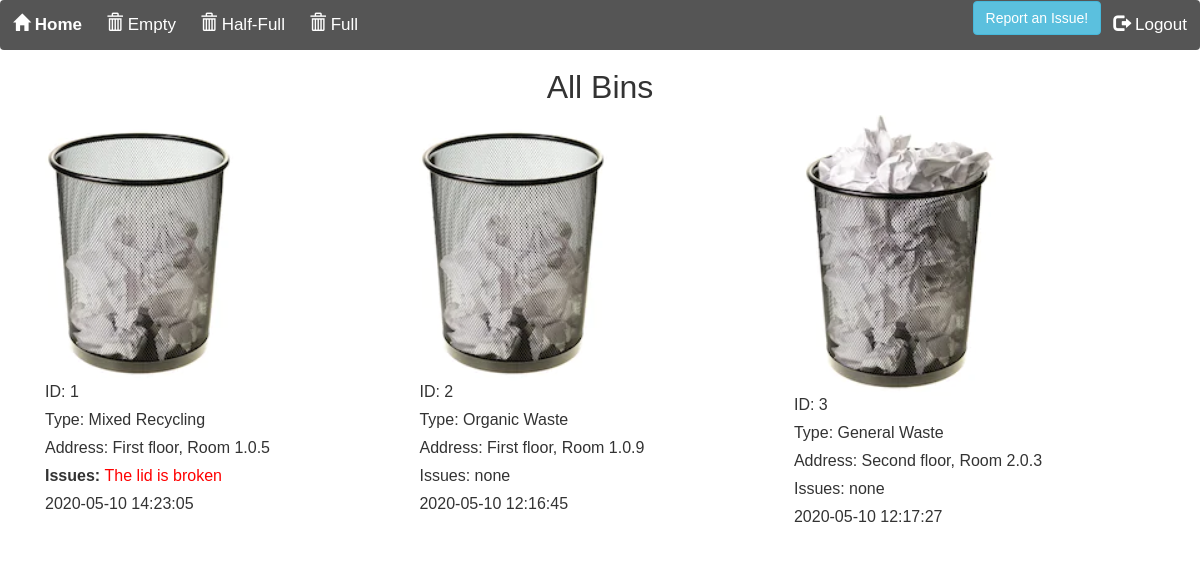
/users/monitoring.php (signed in), run on the app's committed database.
### tables this page shows
CREATE TABLE `realtime` (
  `id` int(6) UNSIGNED NOT NULL,
  `type` varchar(20) NOT NULL,
  `image` varchar(10) NOT NULL,
  `location` varchar(255) NOT NULL,
  `issue` varchar(255) NOT NULL,
  `date` timestamp NOT NULL DEFAULT CURRENT_TIMESTAMP ON UPDATE CURRENT_TIMESTAMP
);

### users/monitoring.php (the view, shortened to what this page needs)
<?php
if ($_SESSION)
{
	if (($_SESSION['youarelogged'])==TRUE)
	{
		echo'
<html lang="en" dir="ltr">
<head>
    <link rel="stylesheet" href="https://maxcdn.bootstrapcdn.com/bootstrap/3.3.6/css/bootstrap.min.css">
</head>
<body>
    <div class="navbar">
			<a class="active" href="/users/monitoring.php">
				<i class="fa fa-fw fa-home; glyphicon glyphicon-home"></i><b> Home</b>
			</a>
			<a href="/users/index_empty.php">
				<i class="fa fa-fw fa-search; glyphicon glyphicon-trash"></i> Empty</b>
			</a>
			<a href="/users/index_half.php">
				<i class="fa fa-fw fa-envelope; glyphicon glyphicon-trash"></i> Half-Full</b>
			</a>
			<a href="/users/index_full.php">
				<i class="fa fa-fw fa-user; glyphicon glyphicon-trash"></i> Full</b>
			</a>
			<div class="pull-right"><a href="/admin/user_registration/logout.php">
					<i class="fa fa-fw fa-user; glyphicon glyphicon-log-out"></i> Logout</b>
				</a>
			</div>
			  <div class="pull-right"><button type="button" class="btn btn-info" data-toggle="modal" data-target="#regModal">Report an Issue!</button></div>
    </div>
    <h1 align="center">
         <font size="6">All Bins</font>
      </h1>';
$servername = "localhost";
$username = "root";
$password = "";
$dbname = "bin";
    $conn = new mysqli($servername, $username, $password, $dbname);
	$sql = "SELECT * FROM realtime ORDER BY id";
    $result = $conn->query($sql);
	echo '<div class="column"><div class="row">';
	echo '<table border="0" width="100%" cellspacing="0" cellpadding="0">';
    if ($result->num_rows > 0) {
        while($row = $result->fetch_assoc()) {
			$id=$row["id"];
			$type=$row["type"];
			$img=$row["image"];
			$location=$row["location"];
			$issue=$row["issue"];
			$date_variable=$row["date"];
			echo '<td><img src="/images/'.$img.'.png">';
			echo '<p align="left">ID: '. $id .'</p>';
			echo '<p align="left">Type: '. $type .'</p>';
			echo '<p align="left">Address: '. $location .'</p>';
			if ($issue)
					echo '<p align="left"><b>Issues: </b><a style="color:red">'. $issue .'</a></p>';
				else
					echo '<p align="left">Issues: none</p>';
			echo '<p align="left">'. $date_variable .'</p></td>';
        }
    }
	else {
        echo "0 results";
		}
    echo "</div></table>";
	}
	else
	{
		echo ('<h1>You\'re not logged as a standard user!</h1>');
		echo '<meta http-equiv="refresh" content="2; URL=/admin/user_registration/logout.php"/>';
	}
}
else
{
	echo ('<h1>You\'re not logged as a standard user!</h1>');
	echo '<meta http-equiv="refresh" content="2; URL=/admin/user_registration/logout.php"/>';
}
?>
</body>
</html>
<html>
	<head>
	</head>
	<body onload="JavaScript:timedRefresh(100000);"></body>
</html>

### users/monitoring.php (style rules this page uses)
body { font-family: Arial, Helvetica, sans-serif; }
.navbar { width: 100%; text-align: center; background-color: #555; overflow: auto; }
.navbar a { float: left; padding: 12px; color: white; text-decoration: none; font-size: 17px; }
.row { display: flex; flex-wrap: wrap; padding: 0 4px; padding-left: 30px; }
.column { flex: 50%; padding: 0 4px; padding-left: 30px; }

### data on the page
realtime: image (picture), id "1", type "Mixed Recycling", location "First floor, Room 1.0.5", issue "The lid is broken", date "2020-05-10 14:23:05"
realtime: image (picture), id "2", type "Organic Waste", location "First floor, Room 1.0.9", issue "Issues: none", date "2020-05-10 12:16:45"
realtime: image (picture), id "3", type "General Waste", location "Second floor, Room 2.0.3", issue "Issues: none", date "2020-05-10 12:17:27"
